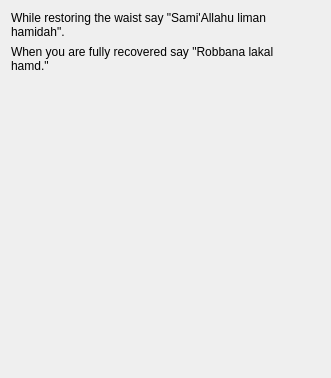
                  <widget class="QWidget" name="qavma_1_sunnah_fajr_page">
                   <layout class="QVBoxLayout" name="verticalLayout_27">
                    <item>
                     <layout class="QHBoxLayout" name="horizontalLayout_14">
                      <item>
                       <widget class="QLabel" name="tasme_1_sunnah_fajr_label">
                        <property name="text">
                         <string>While restoring the waist say &quot;Sami'Allahu liman hamidah&quot;.</string>
                        </property>
                        <property name="wordWrap">
                         <bool>true</bool>
                        </property>
                       </widget>
                      </item>
                      <item>
                       <widget class="QPushButton" name="tasme_1_sunnah_fajr_pushButton">
                        <property name="sizePolicy">
                         <sizepolicy hsizetype="Fixed" vsizetype="Fixed">
                          <horstretch>0</horstretch>
                          <verstretch>0</verstretch>
                         </sizepolicy>
                        </property>
                        <property name="text">
                         <string/>
                        </property>
                        <property name="icon">
                         <iconset resource="resources.qrc">
                          <normaloff>:/icons/audio.svg</normaloff>:/icons/audio.svg</iconset>
                        </property>
                        <property name="iconSize">
                         <size>
                          <width>48</width>
                          <height>48</height>
                         </size>
                        </property>
                        <property name="flat">
                         <bool>true</bool>
                        </property>
                       </widget>
                      </item>
                     </layout>
                    </item>
                    <item>
                     <layout class="QHBoxLayout" name="horizontalLayout_15">
                      <item>
                       <widget class="QLabel" name="hamd_1_sunnah_fajr_label">
                        <property name="text">
                         <string>When you are fully recovered say &quot;Robbana lakal hamd.&quot;</string>
                        </property>
                        <property name="wordWrap">
                         <bool>true</bool>
                        </property>
                       </widget>
                      </item>
                      <item>
                       <widget class="QPushButton" name="hamd_1_sunnah_fajr_pushButton">
                        <property name="sizePolicy">
                         <sizepolicy hsizetype="Fixed" vsizetype="Fixed">
                          <horstretch>0</horstretch>
                          <verstretch>0</verstretch>
                         </sizepolicy>
                        </property>
                        <property name="text">
                         <string/>
                        </property>
                        <property name="icon">
                         <iconset resource="resources.qrc">
                          <normaloff>:/icons/audio.svg</normaloff>:/icons/audio.svg</iconset>
                        </property>
                        <property name="iconSize">
                         <size>
                          <width>48</width>
                          <height>48</height>
                         </size>
                        </property>
                        <property name="flat">
                         <bool>true</bool>
                        </property>
                       </widget>
                      </item>
                     </layout>
                    </item>
                    <item>
                     <spacer name="verticalSpacer_4">
                      <property name="orientation">
                       <enum>Qt::Vertical</enum>
                      </property>
                      <property name="sizeHint" stdset="0">
                       <size>
                        <width>20</width>
                        <height>294</height>
                       </size>
                      </property>
                     </spacer>
                    </item>
                   </layout>
                  </widget>
